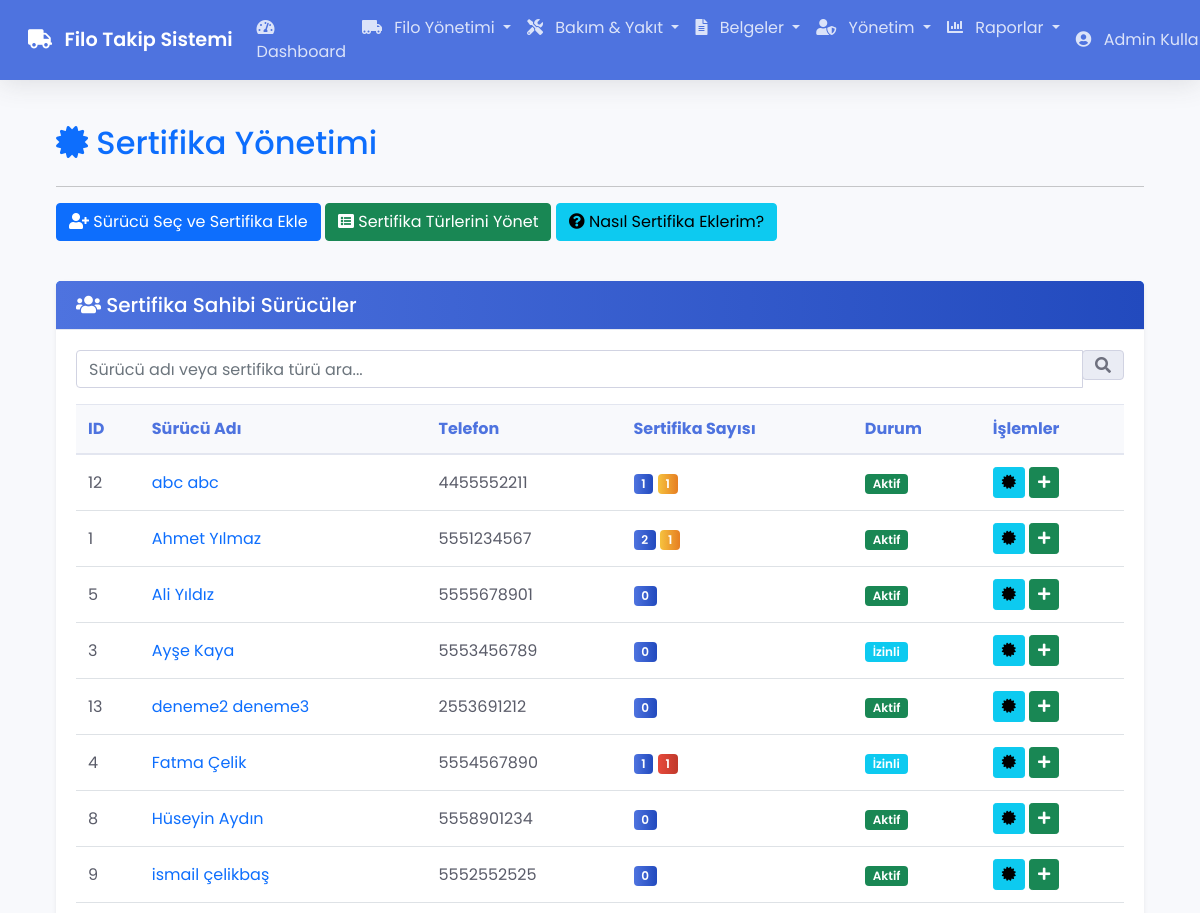
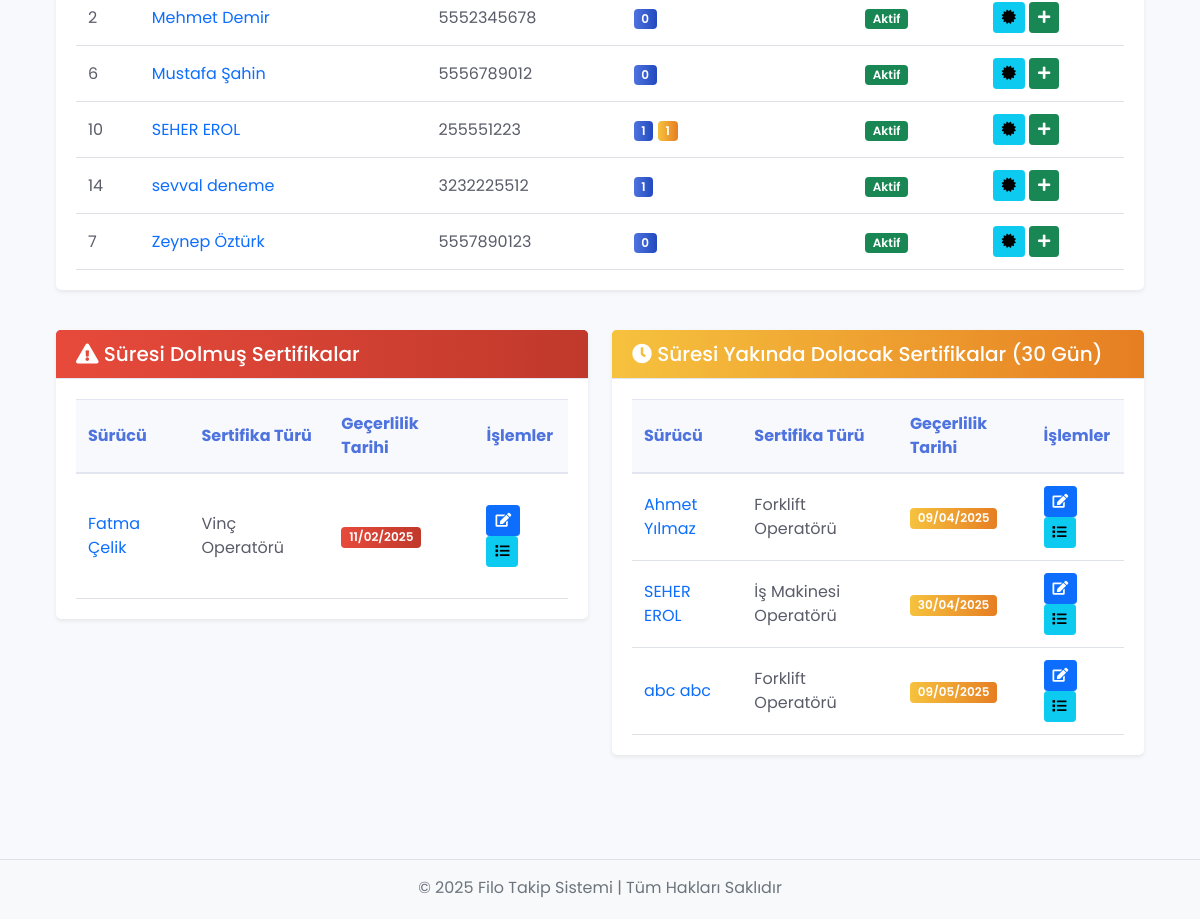
Screenshot of /certificates (signed in) with the database file from the repository (2 pictures, top to bottom).
### tables this page shows
CREATE TABLE `drivers` (
  `id` int(11) NOT NULL,
  `name` varchar(100) NOT NULL,
  `surname` varchar(100) NOT NULL,
  `identity_number` varchar(20) NOT NULL,
  `license_number` varchar(20) NOT NULL,
  `primary_license_type` varchar(5) DEFAULT NULL,
  `license_issue_date` date DEFAULT NULL,
  `license_expiry_date` date DEFAULT NULL,
  `company_id` int(11) DEFAULT NULL,
  `phone` varchar(20) NOT NULL,
  `email` varchar(100) DEFAULT NULL,
  `address` text DEFAULT NULL,
  `status` enum('Aktif','Pasif','İzinli') NOT NULL DEFAULT 'Aktif',
  `created_at` timestamp NOT NULL DEFAULT current_timestamp()
);

CREATE TABLE `driver_certificates` (
  `id` int(11) NOT NULL,
  `driver_id` int(11) NOT NULL,
  `certificate_type_id` int(11) NOT NULL,
  `certificate_number` varchar(50) NOT NULL,
  `issue_date` date NOT NULL,
  `expiry_date` date NOT NULL,
  `issuing_authority` varchar(100) NOT NULL,
  `notes` text DEFAULT NULL,
  `created_at` timestamp NOT NULL DEFAULT current_timestamp(),
  `updated_at` timestamp NOT NULL DEFAULT current_timestamp() ON UPDATE current_timestamp()
);

CREATE TABLE `certificate_types` (
  `id` int(11) NOT NULL,
  `name` varchar(100) NOT NULL,
  `description` text DEFAULT NULL,
  `created_at` timestamp NOT NULL DEFAULT current_timestamp(),
  `updated_at` timestamp NOT NULL DEFAULT current_timestamp() ON UPDATE current_timestamp()
);

### app/views/certificates/dashboard.php (the view, shortened to what the rows shown need)
<?php require APPROOT . '/views/inc/header.php'; ?>
<div class="container-fluid px-4">
    <div class="row mb-4">
        <div class="col-md-12">
            <div class="d-flex justify-content-between align-items-center">
                <h2 class="mt-4 text-primary">
                    <i class="fas fa-certificate mr-2"></i> Sertifika Yönetimi
                </h2>
            </div>
        </div>
    </div>
    <div class="row">
        <div class="col-lg-12">
            <div class="card border-0 shadow-sm mb-4">
                <div class="card-body">
                    <div class="table-responsive">
                        <table class="table table-hover" id="driversTable">
                            <thead class="thead-light">
                                <tr>
                                    <th>ID</th>
                                    <th>Sürücü Adı</th>
                                    <th>Telefon</th>
                                    <th>Sertifika Sayısı</th>
                                    <th>Durum</th>
                                    <th>İşlemler</th>
                                </tr>
                            </thead>
                            <tbody>
                                <?php if(!empty($data['driverCertificateStats'])) : ?>
                                    <?php foreach($data['driverCertificateStats'] as $driver) : ?>
                                        <tr>
                                            <td><?php echo $driver->id; ?></td>
                                            <td>
                                                <a href="<?php echo URLROOT; ?>/drivers/show/<?php echo $driver->id; ?>" class="text-decoration-none font-weight-bold">
                                                    <?php echo $driver->name . ' ' . $driver->surname; ?>
                                                </a>
                                            </td>
                                            <td><?php echo $driver->phone; ?></td>
                                            <td>
                                                <span class="badge bg-primary text-white"><?php echo $driver->certificate_count; ?></span>
                                                <?php if($driver->expired_count > 0) : ?>
                                                    <span class="badge bg-danger text-white ml-1" data-toggle="tooltip" title="Süresi Dolmuş"><?php echo $driver->expired_count; ?></span>
                                                <?php endif; ?>
                                                <?php if($driver->soon_expiring_count > 0) : ?>
                                                    <span class="badge bg-warning text-white ml-1" data-toggle="tooltip" title="Yakında Dolacak"><?php echo $driver->soon_expiring_count; ?></span>
                                                <?php endif; ?>
                                            </td>
                                            <td>
                                                <span class="badge <?php
                                                    if($driver->status == 'Aktif') echo 'bg-success';
                                                    elseif($driver->status == 'Pasif') echo 'bg-secondary';
                                                    elseif($driver->status == 'İzinli') echo 'bg-info';
                                                ?> text-white"><?php echo $driver->status; ?></span>
                                            </td>
                                            <td>
                                                <a href="<?php echo URLROOT; ?>/certificates/index/<?php echo $driver->id; ?>" class="btn btn-sm btn-info" data-toggle="tooltip" title="Sertifikaları Görüntüle">
                                                    <i class="fas fa-certificate"></i>
                                                </a>
                                                <a href="<?php echo URLROOT; ?>/certificates/add/<?php echo $driver->id; ?>" class="btn btn-sm btn-success" data-toggle="tooltip" title="Yeni Sertifika Ekle">
                                                    <i class="fas fa-plus"></i>
                                                </a>
                                            </td>
                                        </tr>
                                    <?php endforeach; ?>
                                <?php else : ?>
                                    <tr>
                                        <td colspan="6" class="text-center">Sertifika kaydı bulunan sürücü bulunmamaktadır.</td>
                                    </tr>
                                <?php endif; ?>
                            </tbody>
                        </table>
                    </div>
                </div>
            </div>
        </div>
    </div>
    <div class="row mt-3">
        <div class="col-lg-6">
            <div class="card border-0 shadow-sm mb-4">
                <div class="card-body">
                    <?php if(empty($data['expiredCertificates'])) : ?>
                        <div class="alert alert-success text-center">
                            <i class="fas fa-check-circle fa-2x mb-3 d-block"></i>
                            <p>Süresi dolmuş sertifika bulunmamaktadır.</p>
                        </div>
                    <?php else : ?>
                        <div class="table-responsive">
                            <table class="table table-hover table-expired" id="expiredTable">
                                <thead class="thead-light">
                                    <tr>
                                        <th>Sürücü</th>
                                        <th>Sertifika Türü</th>
                                        <th>Geçerlilik Tarihi</th>
                                        <th>İşlemler</th>
                                    </tr>
                                </thead>
                                <tbody>
                                    <?php foreach($data['expiredCertificates'] as $certificate) : ?>
                                        <tr>
                                            <td>
                                                <a href="<?php echo URLROOT; ?>/drivers/show/<?php echo $certificate->driver_id; ?>" class="text-decoration-none">
                                                    <?php echo $certificate->name . ' ' . $certificate->surname; ?>
                                                </a>
                                            </td>
                                            <td><?php echo $certificate->certificate_type_name; ?></td>
                                            <td>
                                                <span class="badge bg-danger text-white">
                                                    <?php echo date('d/m/Y', strtotime($certificate->expiry_date)); ?>
                                                </span>
                                            </td>
                                            <td>
                                                <a href="<?php echo URLROOT; ?>/certificates/edit/<?php echo $certificate->driver_id; ?>/<?php echo $certificate->id; ?>" class="btn btn-sm btn-primary" data-toggle="tooltip" title="Düzenle">
                                                    <i class="fas fa-edit"></i>
                                                </a>
                                                <a href="<?php echo URLROOT; ?>/certificates/index/<?php echo $certificate->driver_id; ?>" class="btn btn-sm btn-info" data-toggle="tooltip" title="Tüm Sertifikaları Gör">
                                                    <i class="fas fa-list"></i>
                                                </a>
                                            </td>
                                        </tr>
                                    <?php endforeach; ?>
                                </tbody>
                            </table>
                        </div>
                    <?php endif; ?>
                </div>
            </div>
        </div>
        <div class="col-lg-6">
            <div class="card border-0 shadow-sm mb-4">
                <div class="card-body">
                    <?php if(empty($data['soonExpiringCertificates'])) : ?>
                        <div class="alert alert-success text-center">
                            <i class="fas fa-check-circle fa-2x mb-3 d-block"></i>
                            <p>Yakında süresi dolacak sertifika bulunmamaktadır.</p>
                        </div>
                    <?php else : ?>
                        <div class="table-responsive">
                            <table class="table table-hover table-soon-expiring" id="soonExpiringTable">
                                <thead class="thead-light">
                                    <tr>
                                        <th>Sürücü</th>
                                        <th>Sertifika Türü</th>
                                        <th>Geçerlilik Tarihi</th>
                                        <th>İşlemler</th>
                                    </tr>
                                </thead>
                                <tbody>
                                    <?php foreach($data['soonExpiringCertificates'] as $certificate) : ?>
                                        <tr>
                                            <td>
                                                <a href="<?php echo URLROOT; ?>/drivers/show/<?php echo $certificate->driver_id; ?>" class="text-decoration-none">
                                                    <?php echo $certificate->name . ' ' . $certificate->surname; ?>
                                                </a>
                                            </td>
                                            <td><?php echo $certificate->certificate_type_name; ?></td>
                                            <td>
                                                <span class="badge bg-warning text-white">
                                                    <?php echo date('d/m/Y', strtotime($certificate->expiry_date)); ?>
                                                </span>
                                            </td>
                                            <td>
                                                <a href="<?php echo URLROOT; ?>/certificates/edit/<?php echo $certificate->driver_id; ?>/<?php echo $certificate->id; ?>" class="btn btn-sm btn-primary" data-toggle="tooltip" title="Düzenle">
                                                    <i class="fas fa-edit"></i>
                                                </a>
                                                <a href="<?php echo URLROOT; ?>/certificates/index/<?php echo $certificate->driver_id; ?>" class="btn btn-sm btn-info" data-toggle="tooltip" title="Tüm Sertifikaları Gör">
                                                    <i class="fas fa-list"></i>
                                                </a>
                                            </td>
                                        </tr>
                                    <?php endforeach; ?>
                                </tbody>
                            </table>
                        </div>
                    <?php endif; ?>
                </div>
            </div>
        </div>
    </div>
</div>
<?php require APPROOT . '/views/inc/footer.php'; ?>

### rows the page displays
drivers: id "12", name "abc", surname "abc", phone "4455552211", certificate_count "1", soon_expiring_count "1", status "Aktif"
drivers: id "1", name "Ahmet", surname "Yılmaz", phone "5551234567", certificate_count "2", soon_expiring_count "1", status "Aktif"
drivers: id "5", name "Ali", surname "Yıldız", phone "5555678901", certificate_count "0", status "Aktif"
drivers: id "3", name "Ayşe", surname "Kaya", phone "5553456789", certificate_count "0", status "İzinli"
drivers: id "13", name "deneme2", surname "deneme3", phone "2553691212", certificate_count "0", status "Aktif"
drivers: id "4", name "Fatma", surname "Çelik", phone "5554567890", certificate_count "1", expired_count "1", status "İzinli"
drivers: id "8", name "Hüseyin", surname "Aydın", phone "5558901234", certificate_count "0", status "Aktif"
drivers: id "9", name "ismail", surname "çelikbaş", phone "5552552525", certificate_count "0", status "Aktif"
drivers: id "2", name "Mehmet", surname "Demir", phone "5552345678", certificate_count "0", status "Aktif"
drivers: id "6", name "Mustafa", surname "Şahin", phone "5556789012", certificate_count "0", status "Aktif"
drivers: id "10", name "SEHER", surname "EROL", phone "255551223", certificate_count "1", soon_expiring_count "1", status "Aktif"
drivers: id "14", name "sevval", surname "deneme", phone "3232225512", certificate_count "1", status "Aktif"
drivers: id "7", name "Zeynep", surname "Öztürk", phone "5557890123", certificate_count "0", status "Aktif"
driver_certificates: driver.name "Fatma", driver.surname "Çelik", certificate_type.name "Vinç Operatörü", expiry_date "11/02/2025"
driver_certificates: driver.name "Ahmet", driver.surname "Yılmaz", certificate_type.name "Forklift Operatörü", expiry_date "09/04/2025"
driver_certificates: driver.name "SEHER", driver.surname "EROL", certificate_type.name "İş Makinesi Operatörü", expiry_date "30/04/2025"
driver_certificates: driver.name "abc", driver.surname "abc", certificate_type.name "Forklift Operatörü", expiry_date "09/05/2025"

### other values shown
SITENAME "Filo Takip Sistemi"
$_SESSION['user_name'] "Admin…"
